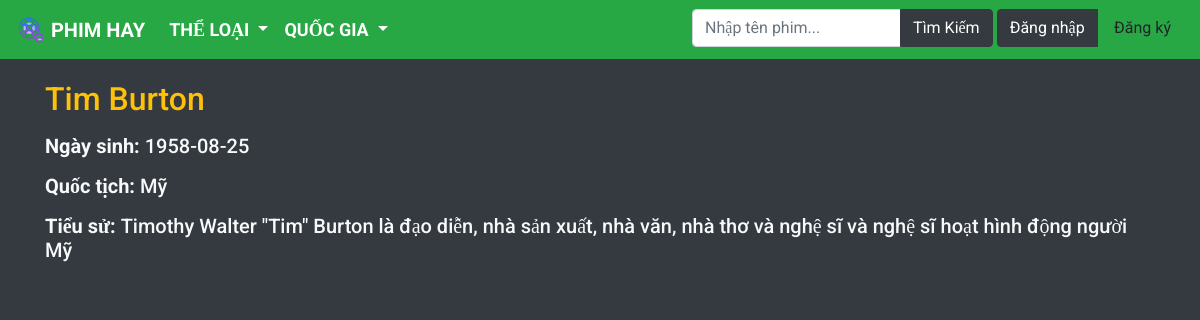
Page /nguoi.php?id=1 on the committed database.
### tables this page shows
CREATE TABLE NGUOI(
    ID INT NOT NULL AUTO_INCREMENT,
    HOTEN text,
    NGAYSINH DATE,
    QUOCTICH text,
    TIEUSU TEXT,
    PRIMARY KEY (ID)
);

### Model/DataNguoi.php (called while the page is built, shortened)
<?php
require_once __DIR__."/../Model/DatabaseConnect.php";
require_once  __DIR__."/../Class/Nguoi.php";
function getNguoiByID($id){
    $sql = "Select ID, HOTEN, NGAYSINH, QUOCTICH, TIEUSU from NGUOI where  ID = :id";
    global $conn;
    $stmt = $conn->prepare($sql);
    $stmt->bindParam(':id', $id, PDO::PARAM_INT);
    $stmt->setFetchMode(PDO::FETCH_CLASS, "NGUOI" );
    $stmt->execute();
    $result = $stmt->fetch();
    return $result;
}

### Controller/ControllerNguoi.php (called while the page is built, shortened)
<?php
require __DIR__."/../Model/DataNguoi.php";
class ControllerNguoi
{
    public function getNguoiByID($id){
        return getNguoiByID($id);
    }
}

### Class/Nguoi.php (called while the page is built, shortened)
<?php
class Nguoi
{
    private $HOTEN;
    private $NGAYSINH;
    private $QUOCTICH;
    private $TIEUSU;
    public function getHOTEN()
    {
        return $this->HOTEN;
    }
    public function getNGAYSINH()
    {
        return $this->NGAYSINH;
    }
    public function getQUOCTICH()
    {
        return $this->QUOCTICH;
    }
    public function getTIEUSU()
    {
        return $this->TIEUSU;
    }
}

### nguoi.php (the view, shortened to what this page needs)
<?php
include_once "Controller/ControllerNguoi.php";
?>
<html>
<head>
    <link rel="stylesheet" href="https://stackpath.bootstrapcdn.com/bootstrap/4.5.0/css/bootstrap.min.css">
    <link rel="stylesheet" type="text/css" href="style/headerStyle.css">
    <link rel="stylesheet" type="text/css" href="style/CommentStyle.css">
</head>
<body class="bg-dark">
<?php
include_once "Other/header.php";
$controllerNguoi = new ControllerNguoi();
$nguoi = $controllerNguoi->getNguoiByID($_GET['id']);
?>
<div class="container" style="margin-top: 80px;">
    <?php
    echo "<h2 class=\"text-warning\">".$nguoi->getHOTEN()."</h2>";
    echo "<h5 class=\"text-light mt-3\"><strong>Ngày sinh: </strong>".$nguoi->getNGAYSINH()."</h5>";
    echo "<h5 class=\"text-light mt-3\"><strong>Quốc tịch: </strong>".$nguoi->getQUOCTICH()."</h5>";
    echo "<h5 class=\"text-light mt-3\"><strong>Tiểu sử: </strong>".$nguoi->getTIEUSU()."</h5>";
    ?>
</div>
</body>
</html>

### style/headerStyle.css (style rules this page uses)
body { font-family: 'Roboto'; font-size: 18px; }
body { background-color: #06121e !important; }

### rows in the picture
nguoi: HOTEN "Tim Burton", NGAYSINH "1958-08-25", QUOCTICH "Mỹ", TIEUSU "Timothy Walter \"Tim\" Burton là đạo diễn, nhà sản xuất, nhà văn, nhà thơ và nghệ sĩ và nghệ sĩ hoạt hình động người Mỹ"
